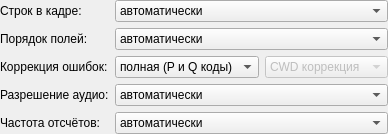
           <widget class="QWidget" name="pgSTC007Settings">
            <layout class="QGridLayout" name="gridLayout_5">
             <property name="leftMargin">
              <number>0</number>
             </property>
             <property name="topMargin">
              <number>0</number>
             </property>
             <property name="rightMargin">
              <number>0</number>
             </property>
             <property name="bottomMargin">
              <number>0</number>
             </property>
             <item row="5" column="0">
              <widget class="QLabel" name="lblSTC007SampleRate">
               <property name="sizePolicy">
                <sizepolicy hsizetype="Minimum" vsizetype="Minimum">
                 <horstretch>0</horstretch>
                 <verstretch>0</verstretch>
                </sizepolicy>
               </property>
               <property name="toolTip">
                <string>Частота отсчётов декодируемого аудио (будет записана в заголовок WAV)</string>
               </property>
               <property name="statusTip">
                <string>Частота отсчётов декодируемого аудио (будет записана в заголовок WAV)</string>
               </property>
               <property name="text">
                <string>Частота отсчётов:</string>
               </property>
              </widget>
             </item>
             <item row="0" column="0">
              <widget class="QLabel" name="lblSTC007VidStandard">
               <property name="sizePolicy">
                <sizepolicy hsizetype="Minimum" vsizetype="Minimum">
                 <horstretch>0</horstretch>
                 <verstretch>0</verstretch>
                </sizepolicy>
               </property>
               <property name="toolTip">
                <string>Формат входного видео (число строк и частота кадров)</string>
               </property>
               <property name="statusTip">
                <string>Формат входного видео (число строк и частота кадров)</string>
               </property>
               <property name="text">
                <string>Строк в кадре:</string>
               </property>
              </widget>
             </item>
             <item row="4" column="0">
              <widget class="QLabel" name="lblSTC007Resolution">
               <property name="enabled">
                <bool>true</bool>
               </property>
               <property name="sizePolicy">
                <sizepolicy hsizetype="Minimum" vsizetype="Minimum">
                 <horstretch>0</horstretch>
                 <verstretch>0</verstretch>
                </sizepolicy>
               </property>
               <property name="toolTip">
                <string>Разрешение декодируемого аудио (будет приведено к 16 битам на выходе)</string>
               </property>
               <property name="statusTip">
                <string>Разрешение декодируемого аудио (будет приведено к 16 битам на выходе)</string>
               </property>
               <property name="text">
                <string>Разрешение аудио:</string>
               </property>
              </widget>
             </item>
             <item row="2" column="0">
              <widget class="QLabel" name="lblSTC007ECC">
               <property name="enabled">
                <bool>true</bool>
               </property>
               <property name="sizePolicy">
                <sizepolicy hsizetype="Minimum" vsizetype="Minimum">
                 <horstretch>0</horstretch>
                 <verstretch>0</verstretch>
                </sizepolicy>
               </property>
               <property name="toolTip">
                <string>Разрешённые ступени исправления ошибок CRC (Q-код доступен только для 14 бит)</string>
               </property>
               <property name="statusTip">
                <string>Разрешённые ступени исправления ошибок CRC (Q-код доступен только для 14 бит)</string>
               </property>
               <property name="text">
                <string>Коррекция ошибок:</string>
               </property>
              </widget>
             </item>
             <item row="1" column="0">
              <widget class="QLabel" name="lblSTC007FieldOrder">
               <property name="sizePolicy">
                <sizepolicy hsizetype="Minimum" vsizetype="Minimum">
                 <horstretch>0</horstretch>
                 <verstretch>0</verstretch>
                </sizepolicy>
               </property>
               <property name="toolTip">
                <string>Порядок полей в кадрах исходного видео</string>
               </property>
               <property name="statusTip">
                <string>Порядок полей в кадрах исходного видео</string>
               </property>
               <property name="text">
                <string>Порядок полей:</string>
               </property>
              </widget>
             </item>
             <item row="2" column="1">
              <widget class="QComboBox" name="lbxSTC007ECC">
               <property name="enabled">
                <bool>true</bool>
               </property>
               <property name="sizePolicy">
                <sizepolicy hsizetype="MinimumExpanding" vsizetype="MinimumExpanding">
                 <horstretch>0</horstretch>
                 <verstretch>0</verstretch>
                </sizepolicy>
               </property>
               <property name="toolTip">
                <string>Разрешённые ступени исправления ошибок CRC (Q-код доступен только для 14 бит)</string>
               </property>
               <property name="statusTip">
                <string>Разрешённые ступени исправления ошибок CRC (Q-код доступен только для 14 бит)</string>
               </property>
               <property name="currentIndex">
                <number>0</number>
               </property>
               <item>
                <property name="text">
                 <string>полная (P и Q коды)</string>
                </property>
               </item>
               <item>
                <property name="text">
                 <string>частичная (P-код)</string>
                </property>
               </item>
               <item>
                <property name="text">
                 <string>отключена</string>
                </property>
               </item>
              </widget>
             </item>
             <item row="2" column="2">
              <widget class="QComboBox" name="lbxSTC007CWD">
               <property name="enabled">
                <bool>false</bool>
               </property>
               <property name="sizePolicy">
                <sizepolicy hsizetype="MinimumExpanding" vsizetype="MinimumExpanding">
                 <horstretch>0</horstretch>
                 <verstretch>0</verstretch>
                </sizepolicy>
               </property>
               <property name="toolTip">
                <string>Активация дополнительной коррекции Cross-Word Decoding</string>
               </property>
               <property name="statusTip">
                <string>Активация дополнительной коррекции Cross-Word Decoding</string>
               </property>
               <property name="currentIndex">
                <number>0</number>
               </property>
               <item>
                <property name="text">
                 <string>CWD коррекция</string>
                </property>
               </item>
               <item>
                <property name="text">
                 <string>CWD отключено</string>
                </property>
               </item>
              </widget>
             </item>
             <item row="1" column="1" colspan="2">
              <widget class="QComboBox" name="lbxSTC007FieldOrder">
               <property name="enabled">
                <bool>true</bool>
               </property>
               <property name="sizePolicy">
                <sizepolicy hsizetype="MinimumExpanding" vsizetype="MinimumExpanding">
                 <horstretch>0</horstretch>
                 <verstretch>0</verstretch>
                </sizepolicy>
               </property>
               <property name="minimumSize">
                <size>
                 <width>200</width>
                 <height>0</height>
                </size>
               </property>
               <property name="toolTip">
                <string>Порядок полей в кадрах исходного видео</string>
               </property>
               <property name="statusTip">
                <string>Порядок полей в кадрах исходного видео</string>
               </property>
               <property name="currentIndex">
                <number>0</number>
               </property>
               <item>
                <property name="text">
                 <string>автоматически</string>
                </property>
               </item>
               <item>
                <property name="text">
                 <string>TFF (сначала нечётное)</string>
                </property>
               </item>
               <item>
                <property name="text">
                 <string>BFF (сначала чётное)</string>
                </property>
               </item>
              </widget>
             </item>
             <item row="0" column="1" colspan="2">
              <widget class="QComboBox" name="lbxSTC007VidStandard">
               <property name="enabled">
                <bool>true</bool>
               </property>
               <property name="sizePolicy">
                <sizepolicy hsizetype="MinimumExpanding" vsizetype="MinimumExpanding">
                 <horstretch>0</horstretch>
                 <verstretch>0</verstretch>
                </sizepolicy>
               </property>
               <property name="minimumSize">
                <size>
                 <width>200</width>
                 <height>0</height>
                </size>
               </property>
               <property name="toolTip">
                <string>Формат входного видео (число строк и частота кадров)</string>
               </property>
               <property name="statusTip">
                <string>Формат входного видео (число строк и частота кадров)</string>
               </property>
               <property name="currentIndex">
                <number>0</number>
               </property>
               <item>
                <property name="text">
                 <string>автоматически</string>
                </property>
               </item>
               <item>
                <property name="text">
                 <string>525 (NTSC, 2x245)</string>
                </property>
               </item>
               <item>
                <property name="text">
                 <string>625 (PAL, 2x294)</string>
                </property>
               </item>
              </widget>
             </item>
             <item row="4" column="1" colspan="2">
              <widget class="QComboBox" name="lbxSTC007Resolution">
               <property name="enabled">
                <bool>true</bool>
               </property>
               <property name="sizePolicy">
                <sizepolicy hsizetype="MinimumExpanding" vsizetype="MinimumExpanding">
                 <horstretch>0</horstretch>
                 <verstretch>0</verstretch>
                </sizepolicy>
               </property>
               <property name="minimumSize">
                <size>
                 <width>200</width>
                 <height>0</height>
                </size>
               </property>
               <property name="toolTip">
                <string>Разрешение декодируемого аудио (будет приведено к 16 битам на выходе)</string>
               </property>
               <property name="statusTip">
                <string>Разрешение декодируемого аудио (будет приведено к 16 битам на выходе)</string>
               </property>
               <property name="currentIndex">
                <number>0</number>
               </property>
               <item>
                <property name="text">
                 <string>автоматически</string>
                </property>
               </item>
               <item>
                <property name="text">
                 <string>14 бит (STC-007)</string>
                </property>
               </item>
               <item>
                <property name="text">
                 <string>16 бит (PCM-F1)</string>
                </property>
               </item>
              </widget>
             </item>
             <item row="5" column="1" colspan="2">
              <widget class="QComboBox" name="lbxSTC007SampleRate">
               <property name="enabled">
                <bool>true</bool>
               </property>
               <property name="sizePolicy">
                <sizepolicy hsizetype="MinimumExpanding" vsizetype="MinimumExpanding">
                 <horstretch>0</horstretch>
                 <verstretch>0</verstretch>
                </sizepolicy>
               </property>
               <property name="minimumSize">
                <size>
                 <width>200</width>
                 <height>0</height>
                </size>
               </property>
               <property name="toolTip">
                <string>Частота отсчётов декодируемого аудио (будет записана в заголовок WAV)</string>
               </property>
               <property name="statusTip">
                <string>Частота отсчётов декодируемого аудио (будет записана в заголовок WAV)</string>
               </property>
               <item>
                <property name="text">
                 <string>автоматически</string>
                </property>
               </item>
               <item>
                <property name="text">
                 <string>44056 Гц</string>
                </property>
               </item>
               <item>
                <property name="text">
                 <string>44100 Гц</string>
                </property>
               </item>
              </widget>
             </item>
            </layout>
           </widget>
